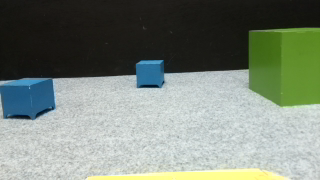
#> input picture Vision/20201028-072522.png, 320 x 180 px
$ python -i cv_r02_w.py   (imports and definitions only)   (older library calls are emulated)
#> lines starting #> are read from the running program, lines starting #| are printed output that depends on the picture
#> further down, picture is the input picture: shape (180, 320, 3); mean B, G, R 120.9, 132.1, 122
from picamera.array import PiRGBArray
from picamera import PiCamera
import numpy as np
import time
import cv2
import multiprocessing
import concurrent.futures

# Initialse variables
# HSV colour thresholds
obstacle_avoidance = True

HSV_blue = [[76, 88, 18], [113, 255, 255]]
HSV_green = [[33, 77, 18], [74, 255, 255]]
HSV_yellow = [[15, 77, 40], [36, 255, 255]]
HSV_wall = [[0, 0, 0], [179, 255, 80]]
HSV_orange = [[101, 41, 51], [124, 255, 255]]
HSV_thresh = np.array([HSV_blue, HSV_green, HSV_yellow, HSV_wall, HSV_orange])

# Set morphology kernel size for image filtering
kernel = np.ones((5, 5))

# Initiate counter to only show every 10th computation
image_cnt = 0

# Define obstacle size, label, and colour
OBS_size = [0.075, 0.151, 0.56, 0, 0.044]   # size of obstacles in m
OBS_type = ["ROC", "SAT", "LAND", "WALL", "SAMP"] # labels
OBS_col = [[255, 127, 0], [0, 255, 0], [0, 255, 255], [255, 0, 255], [0, 127, 255]] # box colours
# Set camera image frame
#IMG_X = 640
#IMG_Y = 480
IMG_X = 320
IMG_Y = 240
# Calculate pixel focal width
KNOWN_PIXEL_WIDTH = 92  # Pixels
KNOWN_DIST = 0.20         # m
KNOWN_WIDTH = 0.069       # m
FOCAL_PIX = (KNOWN_PIXEL_WIDTH * KNOWN_DIST)/KNOWN_WIDTH

# Initialise camera setup
# [1 line that did not run here, left out]
# [1 line that did not run here, left out]
# [1 line that did not run here, left out]
# Allow time for the camera to warmup
# [1 line not run here, left out]
# [1 line that did not run here, left out]
# [1 line that did not run here, left out]
# [1 line that did not run here, left out]
# [1 line that did not run here, left out]

#camera.awb_gains = 3
# [1 line that did not run here, left out]

# Image crop to decrease image processing time
# [32 lines left out: functions crop_image, mask_obs, not called in this run]

# Filters HSV image to remove noise
def HSV_filter(image):
    now = time.time()
    # HSV_sum = np.sum(image)
    # if HSV_sum > 0:
    # Opening - Erosion followed by dilation
    mask = cv2.morphologyEx(image, cv2.MORPH_OPEN, kernel)
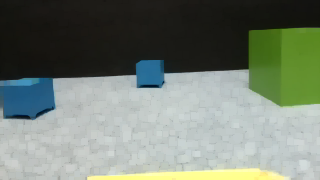
#> mask: shape (180, 320, 3); mean B, G, R 115.3, 126.9, 116.8
    #mask = cv2.morphologyEx(mask, cv2.MORPH_CLOSE, kernel)
    mask = cv2.erode(mask, None, iterations=2)
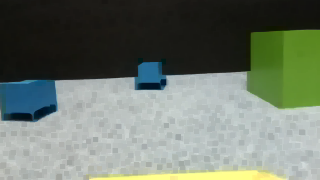
#> mask: shape (180, 320, 3); mean B, G, R 107.9, 119.7, 109.8
    # Applying dilation a second time removes noise
    mask = cv2.dilate(mask, None, iterations=2)
    # else:
    #     mask = image
    elapsed = time.time() - now
    rate = 1.0 / elapsed
    print([rate, "HSV_filter"])
    return mask

# [587 lines left out: functions HSV_orange_filter, detect_obs, detect_rock, detect_sat, detect_land, detect_wall and 6 more, not called in this run]

# [33 lines not run here, left out]

>>> import cv2
>>> picture = cv2.imread('20201028-072522.png')
>>> result = HSV_filter(picture)

$ run again, on Vision/20201028-072637.png
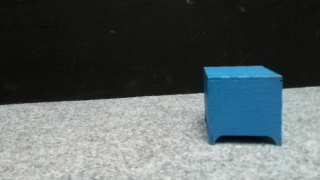
#> input picture Vision/20201028-072637.png, 320 x 180 px
#> picture is the input picture: shape (180, 320, 3); mean B, G, R 97.1, 96, 86.9
#> in HSV_filter, `mask = cv2.morphologyEx(image, cv2.MORPH_OPEN, kernel)`:
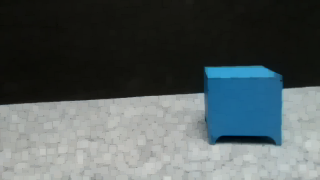
#> mask: shape (180, 320, 3); mean B, G, R 92.2, 91.1, 81.9
#> in HSV_filter, `mask = cv2.erode(mask, None, iterations=2)`:
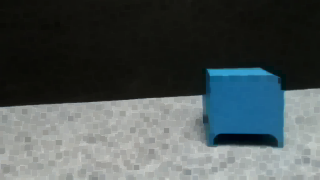
#> mask: shape (180, 320, 3); mean B, G, R 84.8, 83.9, 75.1

$ run again, on Vision/20201028-072649.png
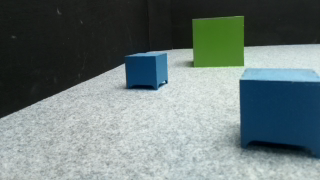
#> input picture Vision/20201028-072649.png, 320 x 180 px
#> picture is the input picture: shape (180, 320, 3); mean B, G, R 119, 120.1, 106.3
#> in HSV_filter, `mask = cv2.morphologyEx(image, cv2.MORPH_OPEN, kernel)`:
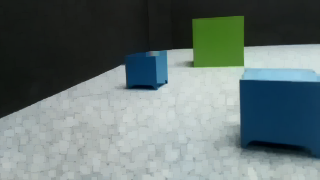
#> mask: shape (180, 320, 3); mean B, G, R 113.9, 115.2, 101.3
#> in HSV_filter, `mask = cv2.erode(mask, None, iterations=2)`:
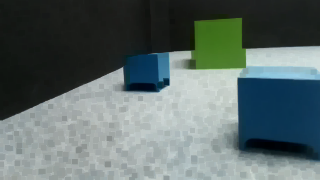
#> mask: shape (180, 320, 3); mean B, G, R 105.3, 106.6, 92.8
